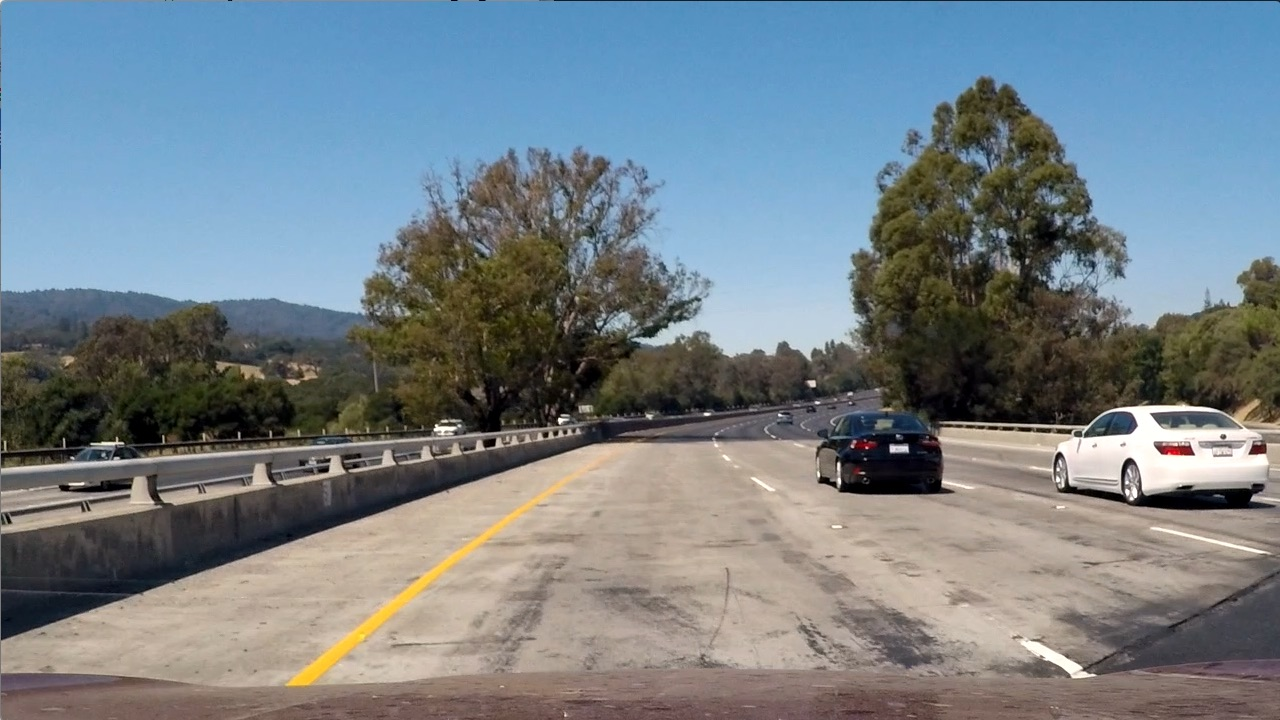
#> input picture test_images/test1.jpg, 1280 x 720 px
$ python color_threshold.py
#> lines starting #> are read from the running program, lines starting #| are printed output that depends on the picture; after the words box and inside, x2 and y2 are one past the last pixel; in counts of white or black regions, pixels touching at a corner belong together
#> in main, image is the input picture: shape (720, 1280, 3); mean B, G, R 135.5, 128.7, 117.5
import cv2
import numpy as np
from pathlib import Path

PROJECT_DIR = Path(__file__).resolve().parent.parent


def color_threshold(image):
    # Convert the image from BGR to HLS color space
    hls = cv2.cvtColor(image, cv2.COLOR_BGR2HLS)
#> hls: shape (720, 1280, 3); mean of channels 0, 1, 2 60.2, 126.7, 74.4

    # Define thresholds for white lane markings
    lower_white = np.array([0, 200, 0])
    upper_white = np.array([180, 255, 255])

    # Define thresholds for yellow lane markings
    lower_yellow = np.array([15, 30, 100])
    upper_yellow = np.array([35, 204, 255])

    white_mask = cv2.inRange(hls, lower_white, upper_white)
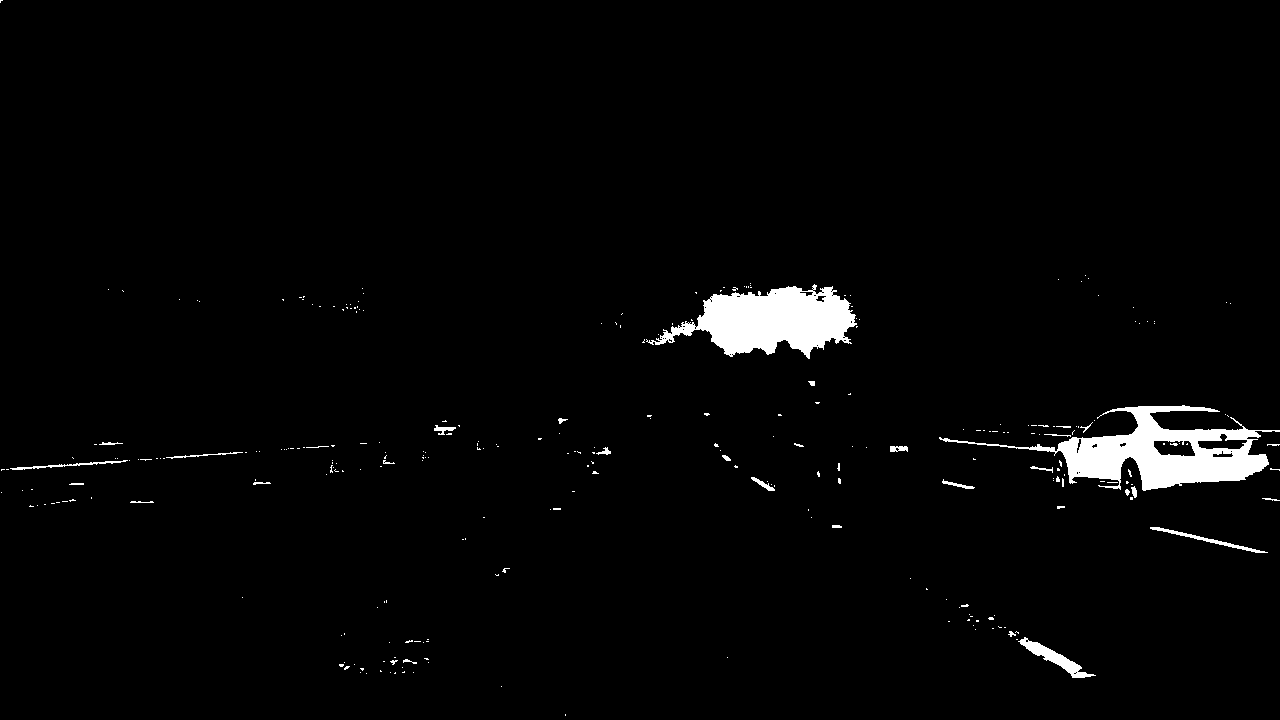
#> white_mask: shape (720, 1280); 2.3% white; 290 white regions (257 under 20 px), largest, box (x1, y1, x2, y2) and area: (939, 405, 1280, 491) 9509, (646, 284, 857, 359) 8449, (1018, 637, 1096, 678) 773
    yellow_mask = cv2.inRange(hls, lower_yellow, upper_yellow)
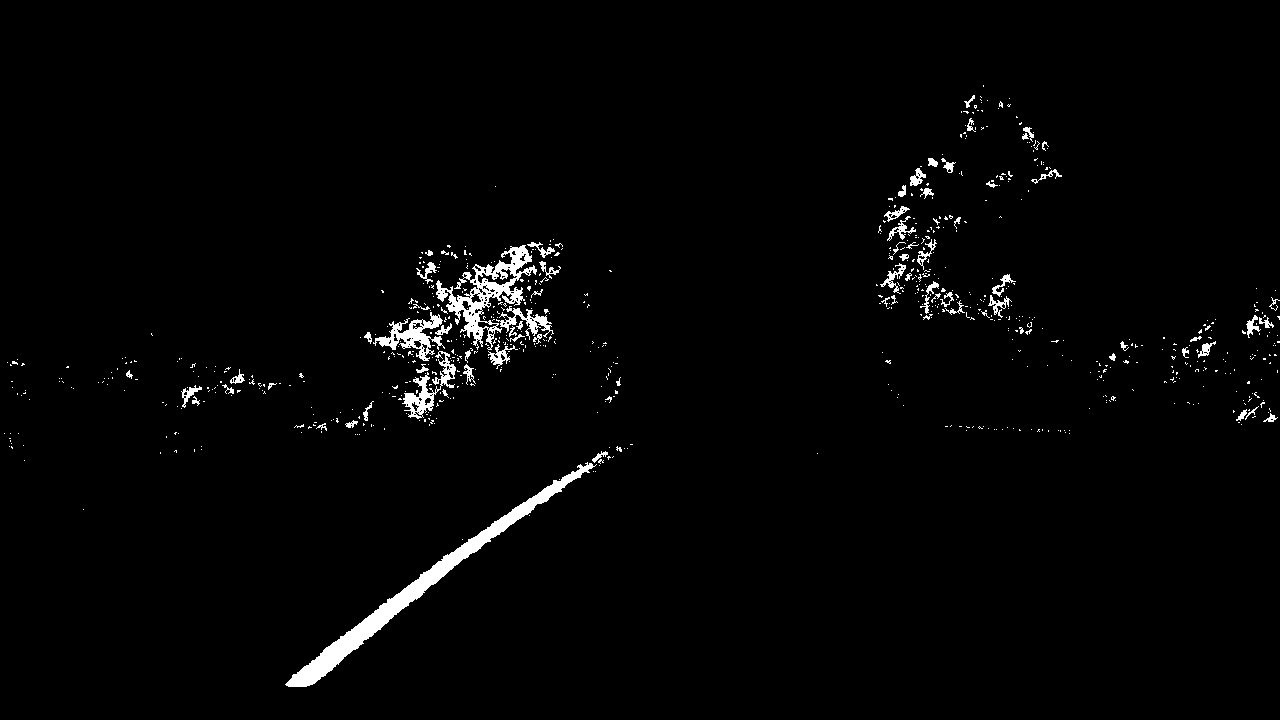
#> yellow_mask: shape (720, 1280); 2% white; 764 white regions (686 under 20 px), largest, box (x1, y1, x2, y2) and area: (285, 462, 597, 687) 5309, (436, 245, 537, 350) 2927, (373, 312, 445, 361) 1195

    # Combine the two masks
    combined_mask = cv2.bitwise_or(white_mask, yellow_mask)
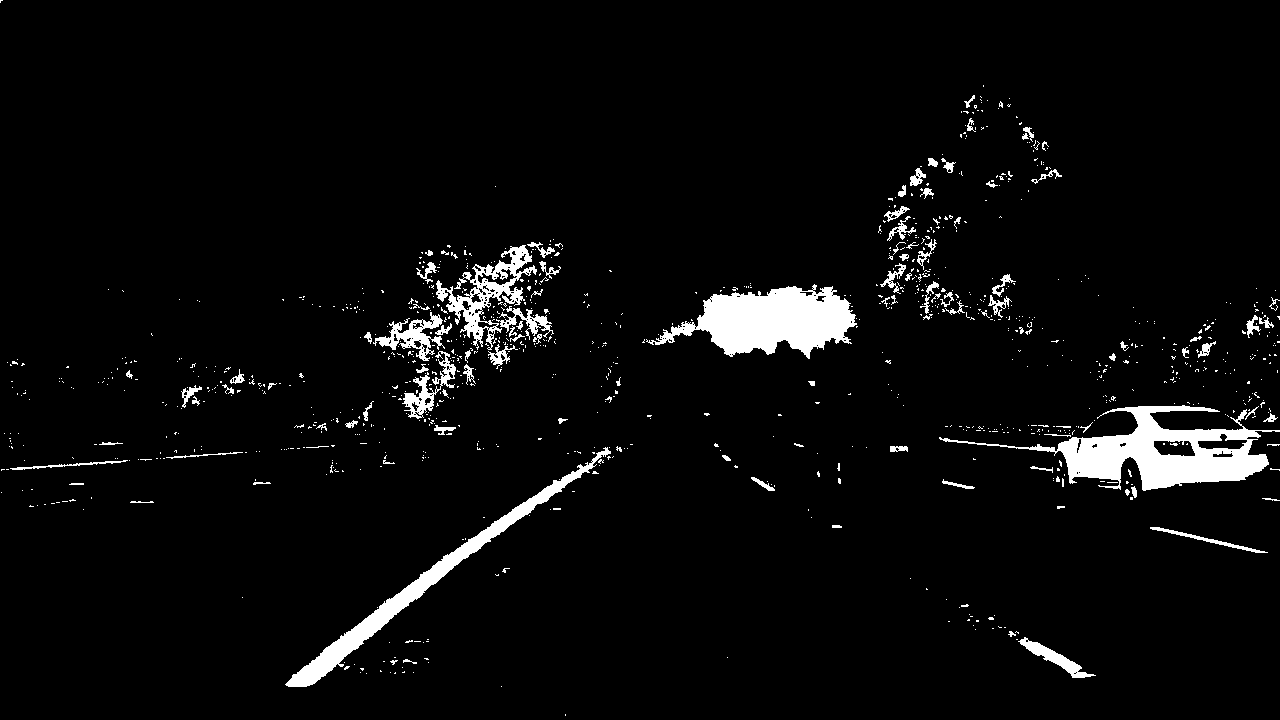
#> combined_mask: shape (720, 1280); 4.3% white; 1039 white regions (931 under 20 px), largest, box (x1, y1, x2, y2) and area: (939, 405, 1280, 491) 9567, (646, 284, 857, 359) 8449, (285, 447, 611, 687) 5439

    return combined_mask


def main():
    image_path = PROJECT_DIR / "test_images" / "test1.jpg"
    image = cv2.imread(str(image_path))

    if image is None:
        print("Could not load image.")
        return

    binary_image = color_threshold(image)

    output_path = PROJECT_DIR / "output_images" / "color_threshold_test1.jpg"
    output_path.parent.mkdir(parents=True, exist_ok=True)

    cv2.imwrite(str(output_path), binary_image)

    print("Color threshold image saved to:", output_path)


if __name__ == "__main__":
    main()

$ run again, with test_images/test2.jpg copied over test_images/test1.jpg
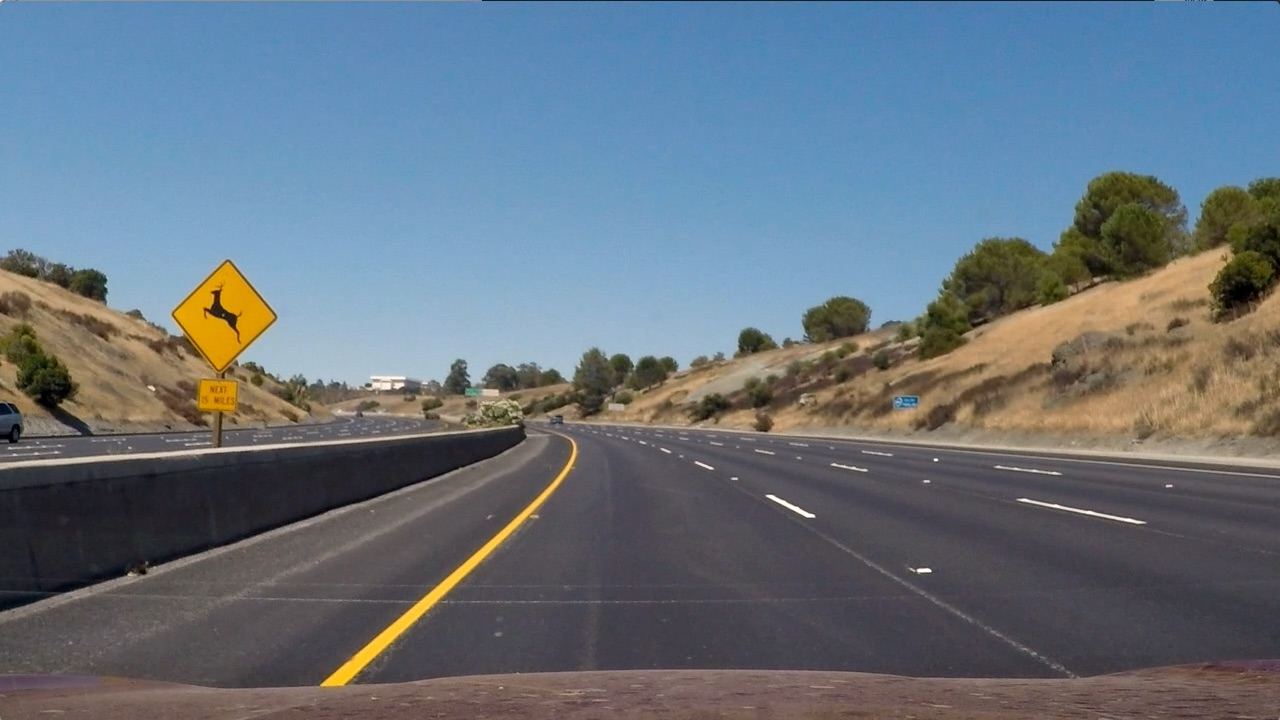
#> input picture test_images/test2.jpg, 1280 x 720 px
#> in main, image is the input picture: shape (720, 1280, 3); mean B, G, R 125.5, 114.6, 102.8
#> hls: shape (720, 1280, 3); mean of channels 0, 1, 2 86.2, 113.9, 64.8
#> in color_threshold, `white_mask = cv2.inRange(hls, lower_white, upper_white)`:
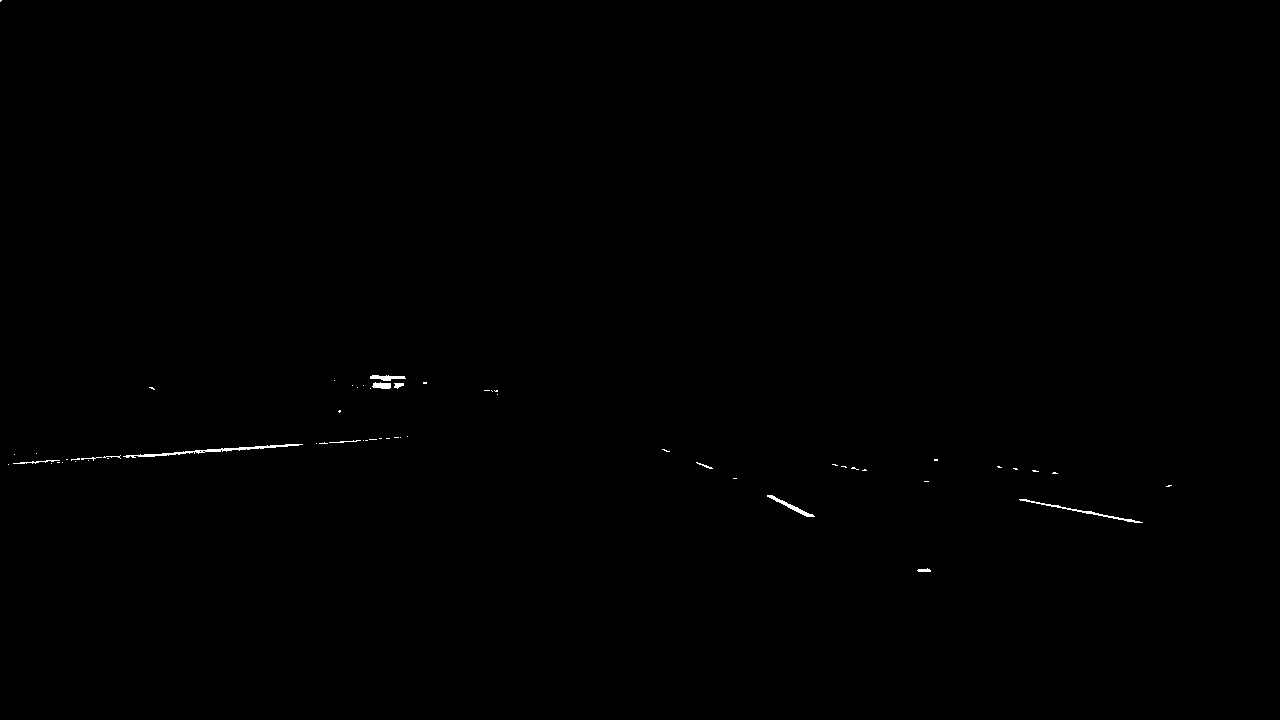
#> white_mask: shape (720, 1280); 0.17% white in thin lines or dots, all inside (x1, y1, x2, y2) = (0, 0, 1172, 572)
#> yellow_mask: shape (720, 1280); 3.7% white; 416 white regions (363 under 20 px), largest, box (x1, y1, x2, y2) and area: (958, 183, 1280, 363) 10129, (172, 262, 276, 432) 7887, (320, 441, 576, 688) 4538
#> in color_threshold, `combined_mask = cv2.bitwise_or(white_mask, yellow_mask)`:
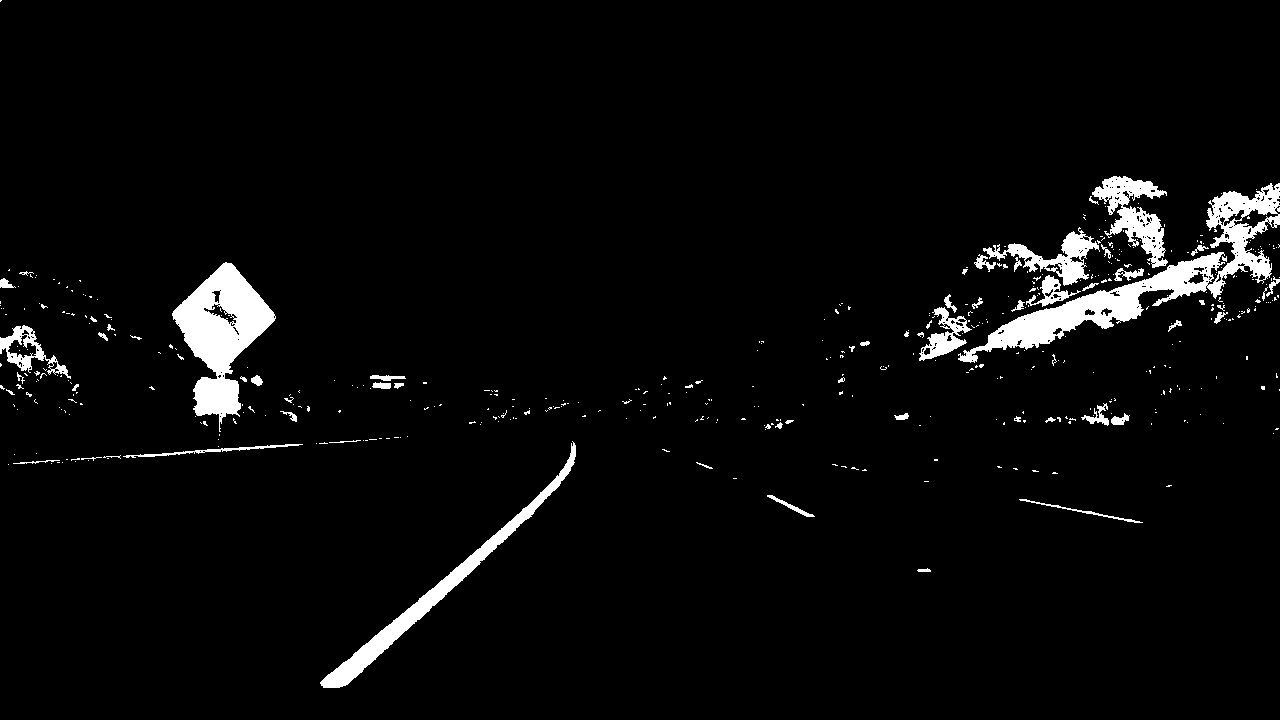
#> combined_mask: shape (720, 1280); 3.8% white; 471 white regions (406 under 20 px), largest, box (x1, y1, x2, y2) and area: (958, 183, 1280, 363) 10129, (172, 262, 276, 432) 7887, (320, 441, 576, 688) 4538

$ run again, with test_images/test3.jpg copied over test_images/test1.jpg
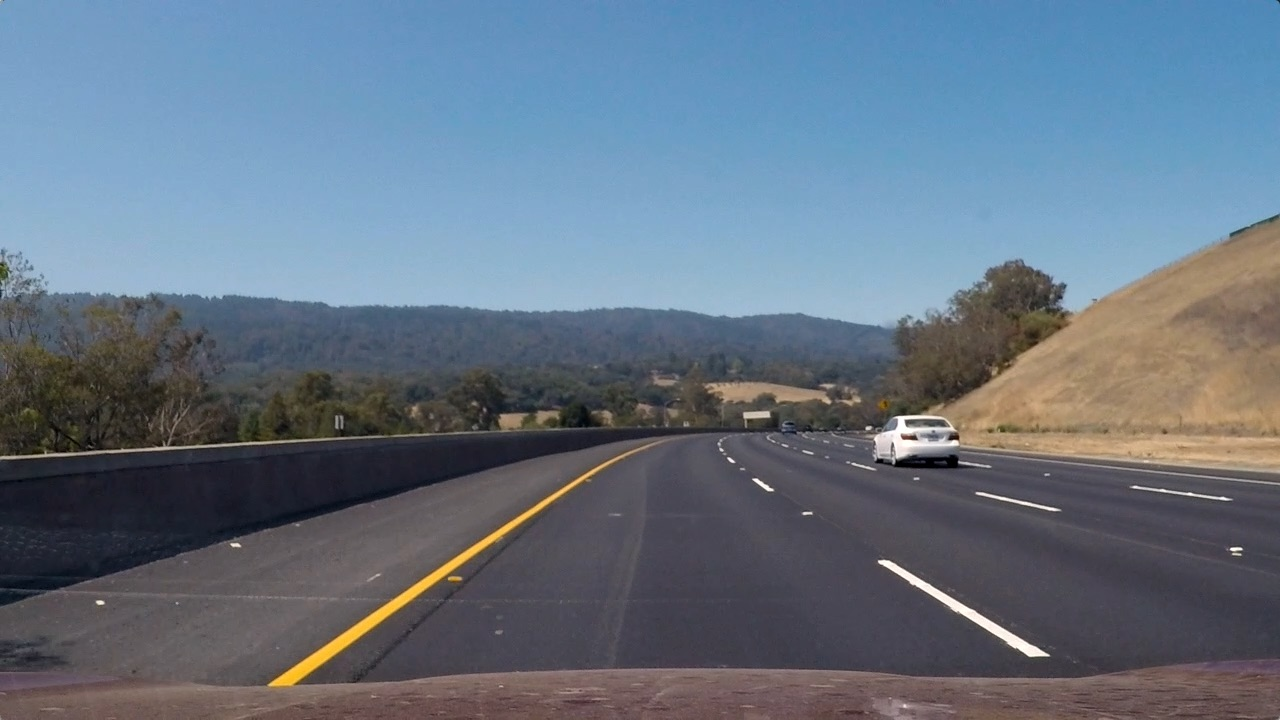
#> input picture test_images/test3.jpg, 1280 x 720 px
#> in main, image is the input picture: shape (720, 1280, 3); mean B, G, R 130.7, 115.3, 101.1
#> hls: shape (720, 1280, 3); mean of channels 0, 1, 2 94.8, 115.7, 62.1
#> in color_threshold, `white_mask = cv2.inRange(hls, lower_white, upper_white)`:
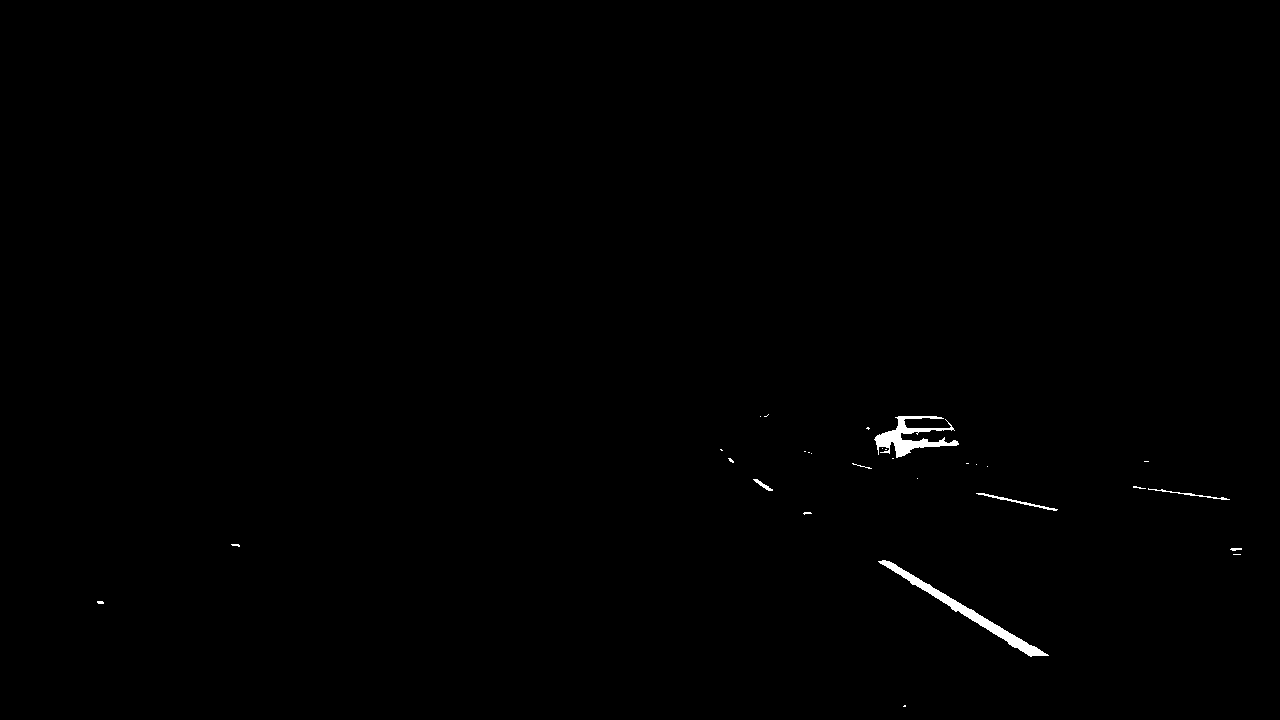
#> white_mask: shape (720, 1280); 0.37% white; 29 white regions (22 under 20 px), largest, box (x1, y1, x2, y2) and area: (878, 560, 1049, 657) 1564, (874, 416, 959, 458) 1309, (976, 493, 1058, 511) 187
#> yellow_mask: shape (720, 1280); 0.74% white; 83 white regions (67 under 20 px), largest, box (x1, y1, x2, y2) and area: (268, 461, 612, 688) 4900, (1077, 440, 1203, 454) 749, (1157, 451, 1239, 461) 339
#> in color_threshold, `combined_mask = cv2.bitwise_or(white_mask, yellow_mask)`:
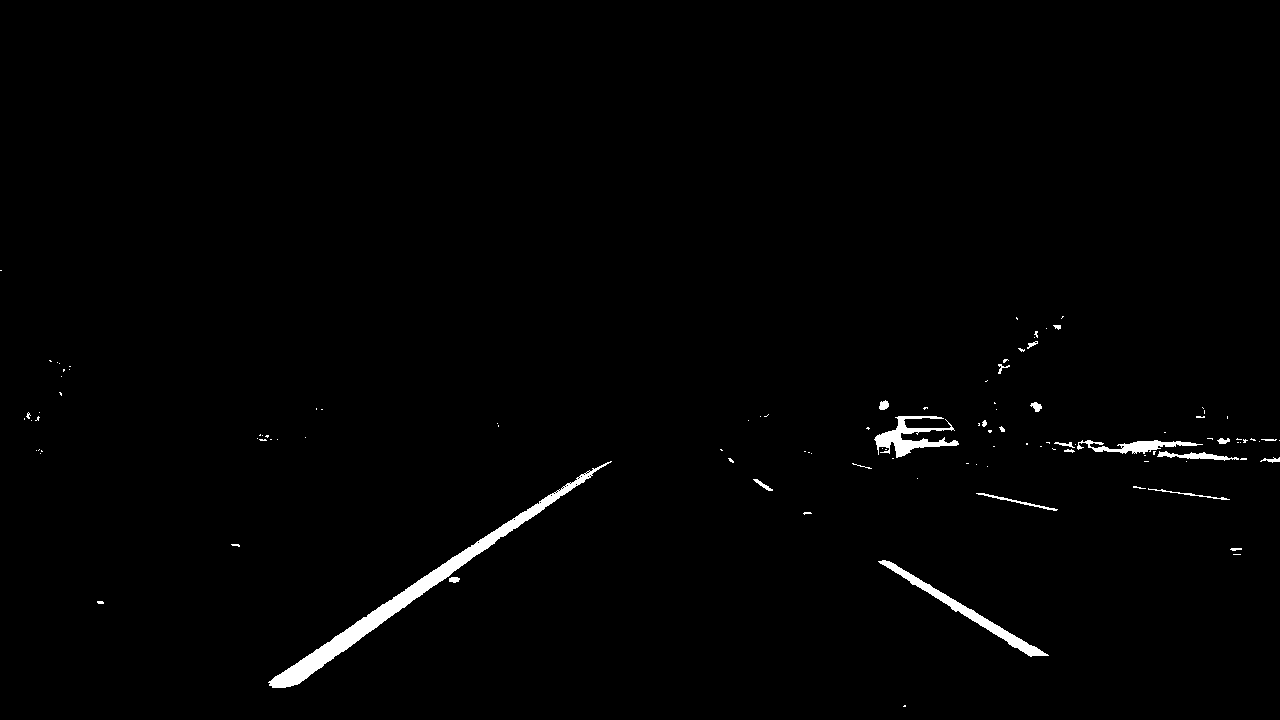
#> combined_mask: shape (720, 1280); 1.1% white; 112 white regions (89 under 20 px), largest, box (x1, y1, x2, y2) and area: (268, 461, 612, 688) 4900, (878, 560, 1049, 657) 1564, (874, 416, 959, 458) 1309
